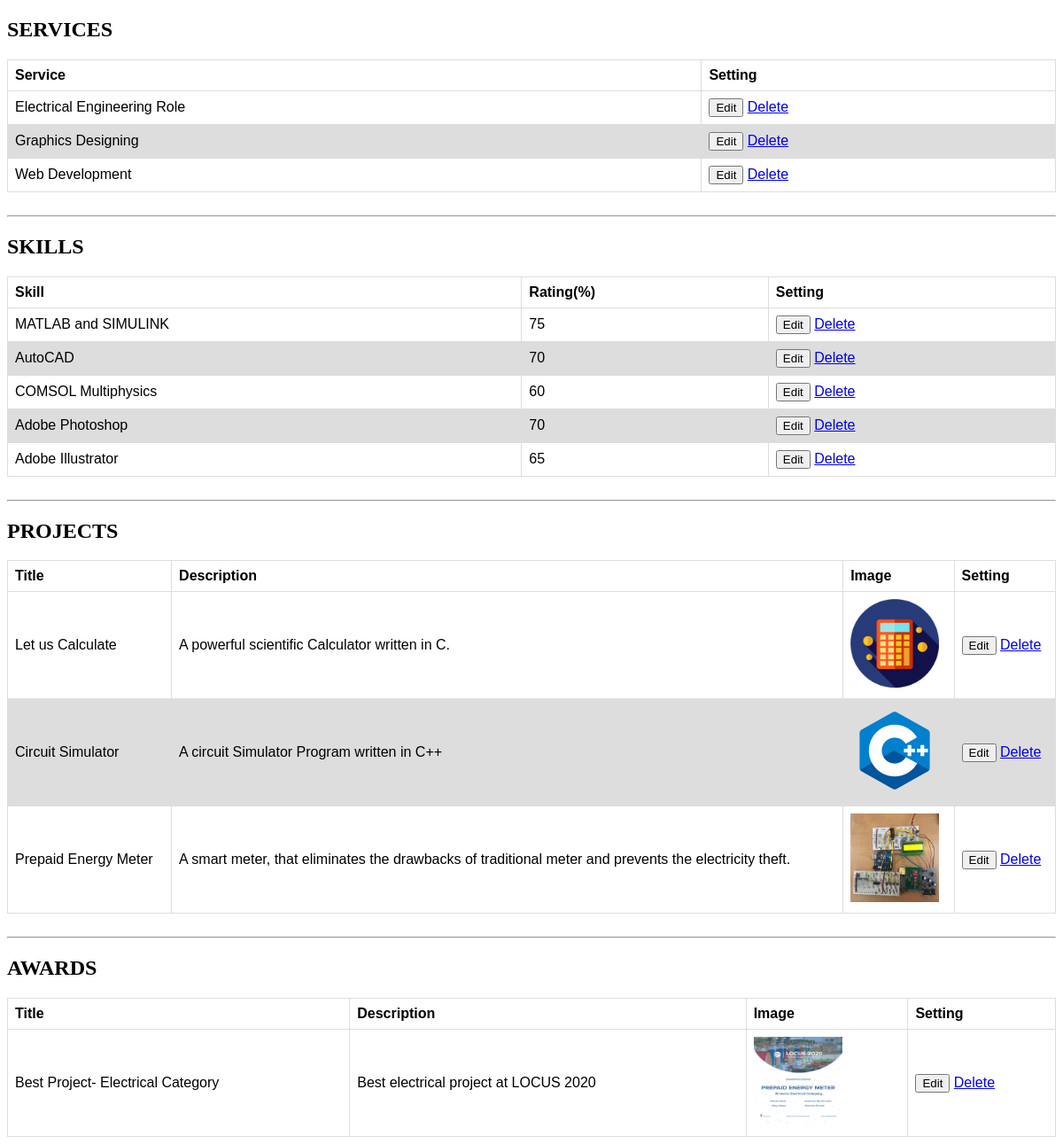
Screenshot of /show_tables.php with the database file from the repository.
### tables this page shows
CREATE TABLE IF NOT EXISTS `services` (
  `id` int(11) NOT NULL AUTO_INCREMENT,
  `Service` varchar(100) NOT NULL,
  PRIMARY KEY (`id`)
);

CREATE TABLE IF NOT EXISTS `skills` (
  `id` int(11) NOT NULL AUTO_INCREMENT,
  `skill` varchar(100) NOT NULL,
  `rating` int(3) NOT NULL,
  PRIMARY KEY (`id`)
);

CREATE TABLE IF NOT EXISTS `images` (
  `id` int(11) NOT NULL AUTO_INCREMENT,
  `title_project` varchar(100) NOT NULL,
  `descp_project` varchar(1000) NOT NULL,
  `files_name` varchar(100) NOT NULL,
  `link` varchar(1500) NOT NULL,
  PRIMARY KEY (`id`)
);

CREATE TABLE IF NOT EXISTS `awards` (
  `id` int(11) NOT NULL AUTO_INCREMENT,
  `title` varchar(100) NOT NULL,
  `descriptionAw` varchar(1000) NOT NULL,
  `photo` varchar(100) NOT NULL,
  `link` varchar(1500) NOT NULL,
  PRIMARY KEY (`id`)
);

### show_tables.php (the view, shortened to what this page needs)
<?php
   $host="localhost";
   $user="root";
   $password="";
   $db="admin_login";
   $conn = new mysqli($host, $user, $password, $db);
?>
<!DOCTYPE html>
<html lang="en">
<head>
</head>
<body>
  <h2>SERVICES</h2>
  <table>
      <tr>
        <th>Service</th>
        <th>Setting</th>
      </tr>
      <tr>
         <?php
          $records = mysqli_query($conn,"select * from services");
          while($data = mysqli_fetch_array($records))
          {
          ?>
            <tr>
              <td><?php echo $data['Service']; ?></td>
              <td><button type="submit">Edit</button>
              <a href="delete_service.php?id=<?php echo $data['id']; ?>">Delete</a>
        </td>
          <?php
          }
          ?>
      </tr>
    </table>
    <br>
    <hr>
    <h2>SKILLS</h2>
    <table>
        <tr>
          <th>Skill</th>
          <th>Rating(%)</th>
          <th>Setting</th>
        </tr>
        <tr>
         <?php
          $records = mysqli_query($conn,"select * from skills");
          while($data = mysqli_fetch_array($records))
          {
          ?>
            <tr>
              <td><?php echo $data['skill']; ?></td>
              <td><?php echo $data['rating']; ?></td>
              <td><button type="submit">Edit</button>
              <a href="delete_skill.php?id=<?php echo $data['id']; ?>">Delete</a>
        </td>
          <?php
          }
          ?>
      </tr>
      </table>
      <br>
      <hr>
      <h2>PROJECTS</h2>
      <table>
          <tr>
            <th>Title</th>
            <th>Description</th>
            <th>Image</th>
            <th>Setting</th>
          </tr>
          <tr>
          <?php
               $records = mysqli_query($conn,"select * from images");
               while($data = mysqli_fetch_array($records))
               {
          ?>
          <tr>
            <td><?php echo $data['title_project']; ?></td>
            <td><?php echo $data['descp_project']; ?></td>
            <td><img src="<?php echo 'uploads/'.$data['files_name'];?> "/></td>
            <td><button type="submit">Edit</button>
            <a href="delete_project.php?id=<?php echo $data['id']; ?>">Delete</a>
            </td>
            <?php
               }
               ?>
          </tr>
        </table>
        <br>
        <hr>
        <h2>AWARDS</h2>
        <table>
            <tr>
              <th>Title</th>
              <th>Description</th>
              <th>Image</th>
              <th>Setting</th>
            </tr>
            <tr>
            <?php
               $records = mysqli_query($conn,"select * from awards");
               while($data = mysqli_fetch_array($records))
               {
          ?>
          <tr>
              <td><?php echo $data['title'];?></td>
              <td><?php echo $data['descriptionAw'];?></td>
              <td><img src="<?php echo 'uploads/'.$data['photo'];?>"/></td>
              <td><button type="submit">Edit</button>
              <a href="delete_award.php?id=<?php echo $data['id']; ?>">Delete</a>
              </td>
              <?php
               }
               ?>
            </tr>
          </table>
</body>
</html>

### show_tables.php (style rules this page uses)
table { font-family: arial, sans-serif; border-collapse: collapse; width: 100%; }
td, th { border: 1px solid #dddddd; text-align: left; padding: 8px; }
tr:nth-child(even) { background-color: #dddddd; }
img { width:100px; height:100px; }

### rows the page displays
services: Service "Electrical Engineering Role"
services: Service "Graphics Designing"
services: Service "Web Development"
skills: skill "MATLAB and SIMULINK", rating "75"
skills: skill "AutoCAD", rating "70"
skills: skill "COMSOL Multiphysics", rating "60"
skills: skill "Adobe Photoshop", rating "70"
skills: skill "Adobe Illustrator", rating "65"
images: title_project "Let us Calculate", descp_project "A powerful scientific Calculator written in C.", files_name (picture)
images: title_project "Circuit Simulator", descp_project "A circuit Simulator Program written in C++", files_name (picture)
images: title_project "Prepaid Energy Meter", descp_project "A smart meter, that eliminates the drawbacks of traditional meter and prevents the electricity theft.", files_name (picture)
awards: title "Best Project- Electrical Category", descriptionAw "Best electrical project at LOCUS 2020", photo (picture)
